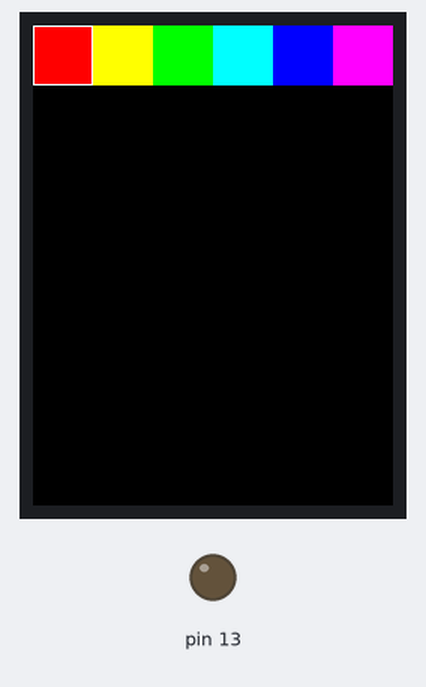
This sketch was run on a simulated Arduino Uno, built for the host (arithmetic inside an expression is 32-bit, double 64-bit). On the bench: 240×320 colour display, output pins drawn as LEDs (lit = HIGH). What the sketch prints to the serial monitor is not drawn.

Above: at 0.3 s.

The sketch:

render_expt.ino
```cpp
// Paint example specifically for the TFTLCD breakout board.
// If using the Arduino shield, use the tftpaint_shield.pde sketch instead!
// DOES NOT CURRENTLY WORK ON ARDUINO LEONARDO

#include <Adafruit_GFX.h>    // Core graphics library
#include <Adafruit_TFTLCD.h> // Hardware-specific library
#include <TouchScreen.h>
#include "img.h"

#if defined(__SAM3X8E__)
    #undef __FlashStringHelper::F(string_literal)
    #define F(string_literal) string_literal
#endif

// When using the BREAKOUT BOARD only, use these 8 data lines to the LCD:
// For the Arduino Uno, Duemilanove, Diecimila, etc.:
//   D0 connects to digital pin 8  (Notice these are
//   D1 connects to digital pin 9   NOT in order!)
//   D2 connects to digital pin 2
//   D3 connects to digital pin 3
//   D4 connects to digital pin 4
//   D5 connects to digital pin 5
//   D6 connects to digital pin 6
//   D7 connects to digital pin 7

// For the Arduino Mega, use digital pins 22 through 29
// (on the 2-row header at the end of the board).
//   D0 connects to digital pin 22
//   D1 connects to digital pin 23
//   D2 connects to digital pin 24
//   D3 connects to digital pin 25
//   D4 connects to digital pin 26
//   D5 connects to digital pin 27
//   D6 connects to digital pin 28
//   D7 connects to digital pin 29

// For the Arduino Due, use digital pins 33 through 40
// (on the 2-row header at the end of the board).
//   D0 connects to digital pin 33
//   D1 connects to digital pin 34
//   D2 connects to digital pin 35
//   D3 connects to digital pin 36
//   D4 connects to digital pin 37
//   D5 connects to digital pin 38
//   D6 connects to digital pin 39
//   D7 connects to digital pin 40

#define YP A1  // must be an analog pin, use "An" notation!
#define XM A2  // must be an analog pin, use "An" notation!
#define YM 7   // can be a digital pin
#define XP 6   // can be a digital pin

#define TS_MINX 150
#define TS_MINY 120
#define TS_MAXX 920
#define TS_MAXY 940

// For better pressure precision, we need to know the resistance
// between X+ and X- Use any multimeter to read it
// For the one we're using, its 300 ohms across the X plate
TouchScreen ts = TouchScreen(XP, YP, XM, YM, 300);

#define LCD_CS A3
#define LCD_CD A2
#define LCD_WR A1
#define LCD_RD A0
// optional
#define LCD_RESET A4

// Assign human-readable names to some common 16-bit color values:
#define	BLACK   0x0000
#define	BLUE    0x001F
#define	RED     0xF800
#define	GREEN   0x07E0
#define CYAN    0x07FF
#define MAGENTA 0xF81F
#define YELLOW  0xFFE0
#define WHITE   0xFFFF


Adafruit_TFTLCD tft(LCD_CS, LCD_CD, LCD_WR, LCD_RD, LCD_RESET);

#define BOXSIZE 40
#define PENRADIUS 3
int oldcolor, currentcolor;

void setup(void) {
  Serial.begin(9600);
  Serial.println(F("Paint!"));

  tft.reset();

  uint16_t identifier = tft.readID();

  if(identifier == 0x9325) {
    Serial.println(F("Found ILI9325 LCD driver"));
  } else if(identifier == 0x9328) {
    Serial.println(F("Found ILI9328 LCD driver"));
  } else if(identifier == 0x7575) {
    Serial.println(F("Found HX8347G LCD driver"));
  } else if(identifier == 0x9341) {
    Serial.println(F("Found ILI9341 LCD driver"));
  } else if(identifier == 0x8357) {
    Serial.println(F("Found HX8357D LCD driver"));
  } else {
    Serial.print(F("Unknown LCD driver chip: "));
    Serial.println(identifier, HEX);
    Serial.println(F("If using the Adafruit 2.8\" TFT Arduino shield, the line:"));
    Serial.println(F("  #define USE_ADAFRUIT_SHIELD_PINOUT"));
    Serial.println(F("should appear in the library header (Adafruit_TFT.h)."));
    Serial.println(F("If using the breakout board, it should NOT be #defined!"));
    Serial.println(F("Also if using the breakout, double-check that all wiring"));
    Serial.println(F("matches the tutorial."));
    return;
  }

  tft.begin(identifier);

  tft.fillScreen(BLACK);

  tft.fillRect(0, 0, BOXSIZE, BOXSIZE, RED);
  tft.fillRect(BOXSIZE, 0, BOXSIZE, BOXSIZE, YELLOW);
  tft.fillRect(BOXSIZE*2, 0, BOXSIZE, BOXSIZE, GREEN);
  tft.fillRect(BOXSIZE*3, 0, BOXSIZE, BOXSIZE, CYAN);
  tft.fillRect(BOXSIZE*4, 0, BOXSIZE, BOXSIZE, BLUE);
  tft.fillRect(BOXSIZE*5, 0, BOXSIZE, BOXSIZE, MAGENTA);
  // tft.fillRect(BOXSIZE*6, 0, BOXSIZE, BOXSIZE, WHITE);

  tft.drawRect(0, 0, BOXSIZE, BOXSIZE, WHITE);
  currentcolor = RED;

  pinMode(13, OUTPUT);
}

#define MINPRESSURE 10
#define MAXPRESSURE 1000

void loop()
{/*
  digitalWrite(13, HIGH);
  TSPoint p = ts.getPoint();
  digitalWrite(13, LOW);

  // if sharing pins, you'll need to fix the directions of the touchscreen pins
  //pinMode(XP, OUTPUT);
  pinMode(XM, OUTPUT);
  pinMode(YP, OUTPUT);
  //pinMode(YM, OUTPUT);

  // we have some minimum pressure we consider 'valid'
  // pressure of 0 means no pressing!
*/
  if (false && /*p.z > MINPRESSURE && p.z < MAXPRESSURE*/ false) {
    /*
    Serial.print("X = "); Serial.print(p.x);
    Serial.print("\tY = "); Serial.print(p.y);
    Serial.print("\tPressure = "); Serial.println(p.z);
    */
    /*
    if (p.y < (TS_MINY-5)) {
      Serial.println("erase");
      // press the bottom of the screen to erase
      tft.fillRect(0, BOXSIZE, tft.width(), tft.height()-BOXSIZE, BLACK);
    }
    // scale from 0->1023 to tft.width
    p.x = map(p.x, TS_MINX, TS_MAXX, tft.width(), 0);
    p.y = map(p.y, TS_MINY, TS_MAXY, tft.height(), 0);*/
    /*
    Serial.print("("); Serial.print(p.x);
    Serial.print(", "); Serial.print(p.y);
    Serial.println(")");
    */
    /*
    if (p.y < BOXSIZE) {
       oldcolor = currentcolor;

       if (p.x < BOXSIZE) {
         currentcolor = RED;
         tft.drawRect(0, 0, BOXSIZE, BOXSIZE, WHITE);
       } else if (p.x < BOXSIZE*2) {
         currentcolor = YELLOW;
         tft.drawRect(BOXSIZE, 0, BOXSIZE, BOXSIZE, WHITE);
       } else if (p.x < BOXSIZE*3) {
         currentcolor = GREEN;
         tft.drawRect(BOXSIZE*2, 0, BOXSIZE, BOXSIZE, WHITE);
       } else if (p.x < BOXSIZE*4) {
         currentcolor = CYAN;
         tft.drawRect(BOXSIZE*3, 0, BOXSIZE, BOXSIZE, WHITE);
       } else if (p.x < BOXSIZE*5) {
         currentcolor = BLUE;
         tft.drawRect(BOXSIZE*4, 0, BOXSIZE, BOXSIZE, WHITE);
       } else if (p.x < BOXSIZE*6) {
         currentcolor = MAGENTA;
         tft.drawRect(BOXSIZE*5, 0, BOXSIZE, BOXSIZE, WHITE);
       }

       if (oldcolor != currentcolor) {
          if (oldcolor == RED) tft.fillRect(0, 0, BOXSIZE, BOXSIZE, RED);
          if (oldcolor == YELLOW) tft.fillRect(BOXSIZE, 0, BOXSIZE, BOXSIZE, YELLOW);
          if (oldcolor == GREEN) tft.fillRect(BOXSIZE*2, 0, BOXSIZE, BOXSIZE, GREEN);
          if (oldcolor == CYAN) tft.fillRect(BOXSIZE*3, 0, BOXSIZE, BOXSIZE, CYAN);
          if (oldcolor == BLUE) tft.fillRect(BOXSIZE*4, 0, BOXSIZE, BOXSIZE, BLUE);
          if (oldcolor == MAGENTA) tft.fillRect(BOXSIZE*5, 0, BOXSIZE, BOXSIZE, MAGENTA);
       }
    }
    if (((p.y-PENRADIUS) > BOXSIZE) && ((p.y+PENRADIUS) < tft.height())) {
      tft.fillCircle(p.x, p.y, PENRADIUS, currentcolor);
    }*/
  }
}
```

Source omitted: img.h (397010 bytes)
